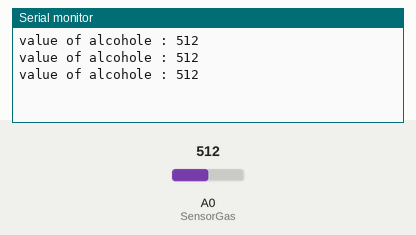
Simulated run of this sketch. Board: Arduino Uno, built with avr-gcc and run on an emulated ATmega328P. Shown: the last lines printed to the serial monitor. The test bench sets the inputs (shaded band); at power-on: A0 (SensorGas) = 512.

Above: at 1.3 s.
1.4 s: A0 (SensorGas) set to 716
At 1.9 s:
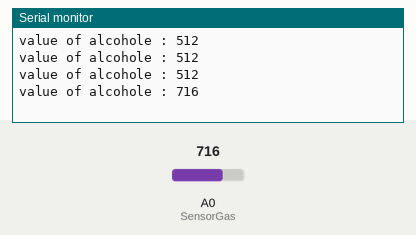
2.9 s: A0 (SensorGas) set to 900
At 3.4 s:
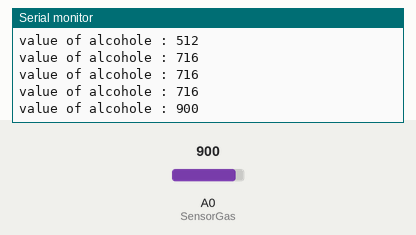
Timing chart, 0 to 5.9 s (numbered marks = the images above; inputs shaded):
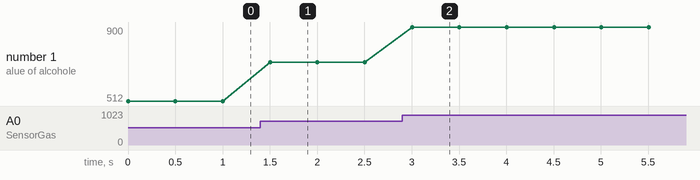

Measured:
- after the input at 1.4 s, the serial monitor: prints a new line after 0.10 s (image 1)
- after the input at 2.9 s, the serial monitor: prints a new line after 0.10 s (image 2)
- plotted number 1: 512 → 716 after the input at 1.4 s, 716 → 900 after the input at 2.9 s

The sketch:

sensor_sound.ino
```cpp
#define SensorGas A0 //pin sensor gas


void setup() {
  pinMode(SensorGas, INPUT);
  Serial.begin(9600);

}

void loop() {
  int value = analogRead(SensorGas); //read value from sensor gas and store it in value

  Serial.print("value of alcohole : ");
  Serial.println(value);
  delay(500);

}
```
